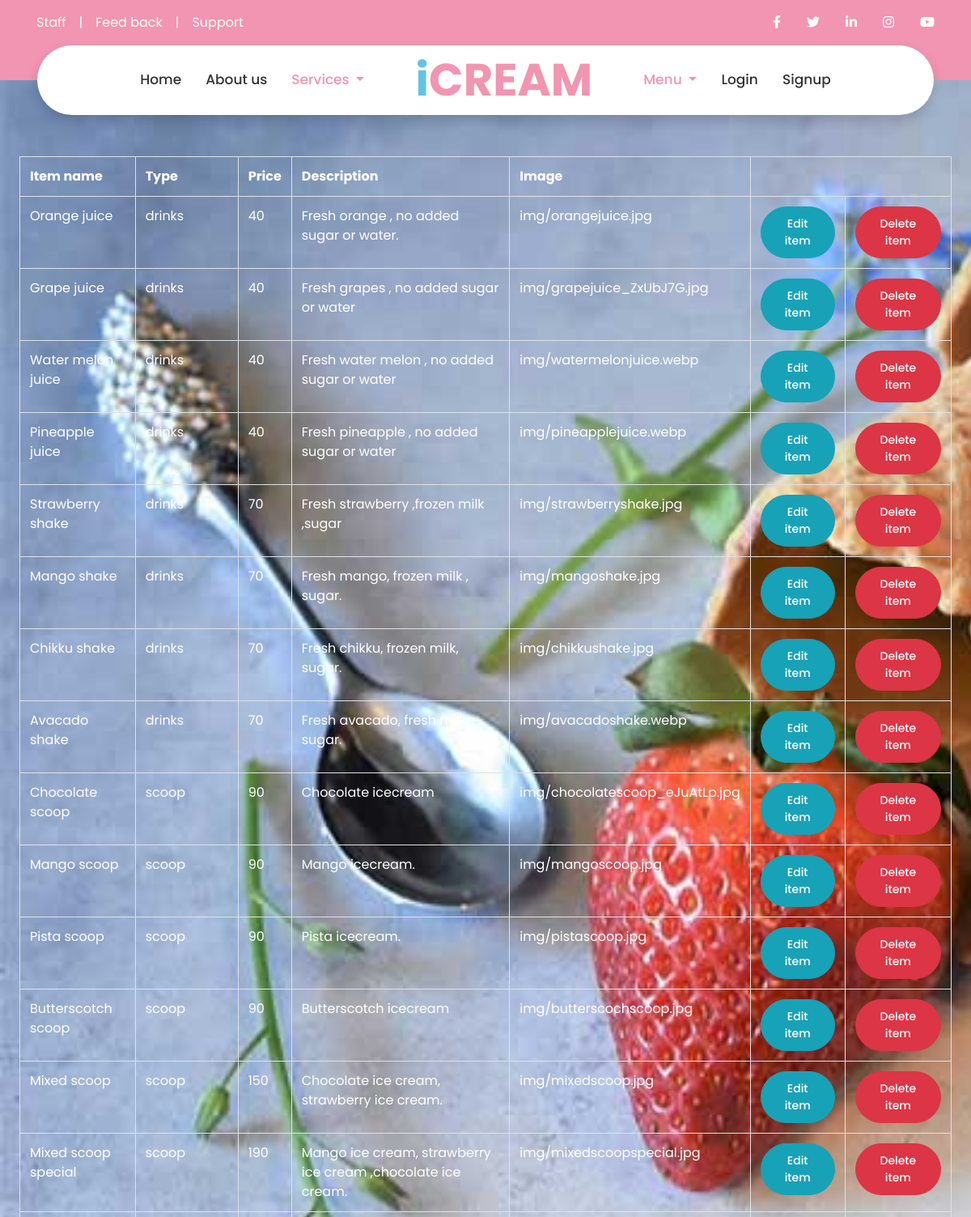
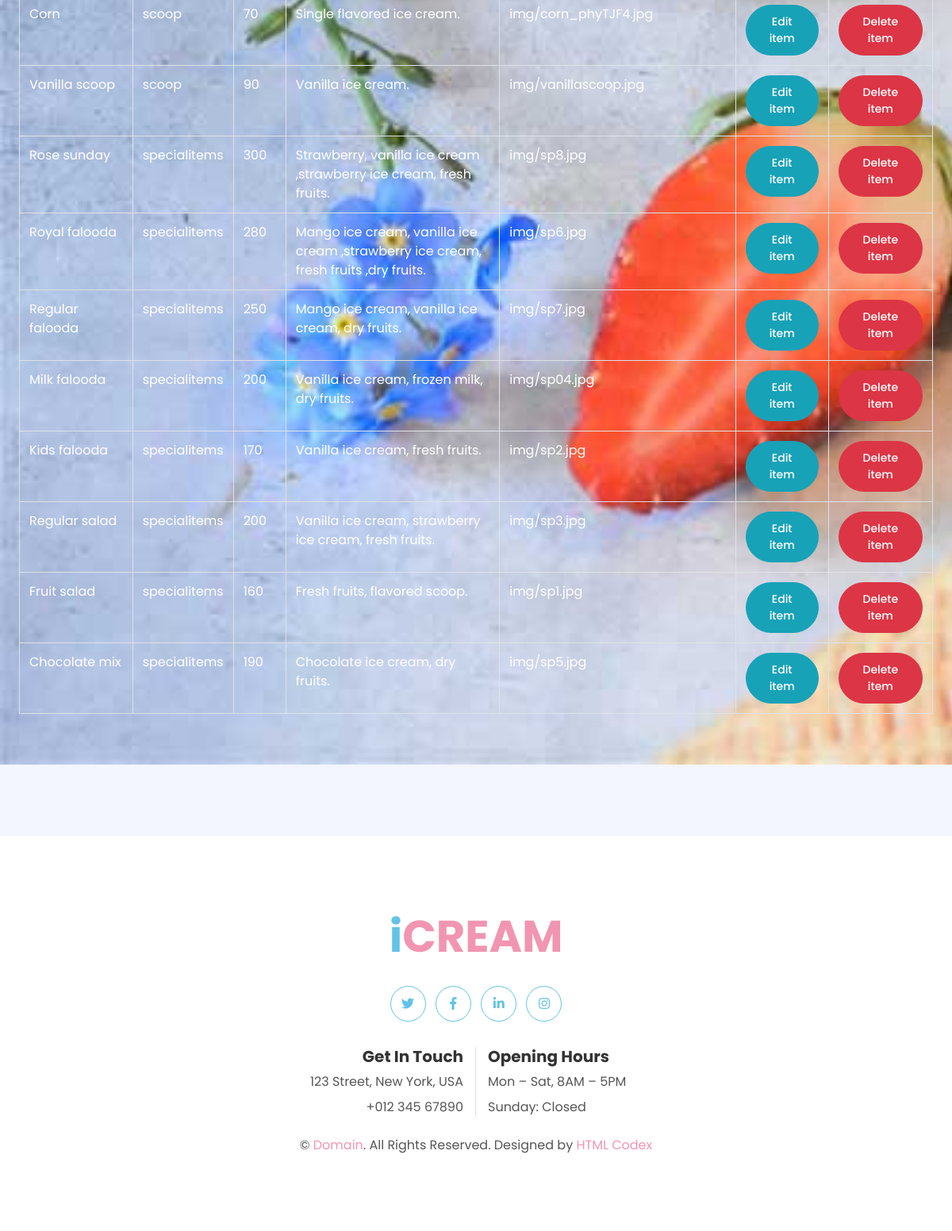
/viewitem, run on the app's committed database (2 pictures, top to bottom).
### myapp/models.py (models this page shows)
class Items(models.Model):
    item_name=models.CharField(max_length=100,blank=False,verbose_name="Item")
    price=models.IntegerField(blank=False,verbose_name='Price')
    item_type=models.CharField(max_length=100,blank=False,verbose_name='Type')
    description=models.CharField(max_length=300,blank=False,verbose_name="Description")
    image=models.ImageField(upload_to = 'img')

### myapp/views.py (the view)
# urls.py: path('viewitem',views.viewitem,name='viewitem'),
def viewitem(request):
    items=Items.objects.all()
    return render(request,'viewitem.html',{'items':items})

### myapp/templates/viewitem.html
{% extends 'base.html' %}
{% load static %}
{% block content %}
<div class="container-fluid p-0  mb-5 pb-5 bgimage ">
    <div id="header-carousel">
            <div class=" d-flex flex-column ">
            <div class="mt-5 mr-4 ml-4">
            <table class="table text-white table-bordered ont-weight-bold mt-5 ">
                <tr>
                    <th>Item name</th>
                    <th>Type</th>
                    <th>Price</th>
                    <th>Description</th>
                    <th>Image</th>
                </tr>
                {% for i in items %}
                <tr>
                    <td>{{i.item_name}}</td>
                    <td>{{i.item_type}}</td>
                    <td>{{i.price}}</td>
                    <td>{{i.description}}</td>
                    <td>{{i.image}}</td>
                    <td><a href="edititem/{{i.id}}" class="btn btn-info btn-sm">Edit item</a></td>
                    <td><a href="deleteitem/{{i.id}}" class="btn btn-danger btn-sm">Delete item</a></td>
                </tr>
                {% endfor %}
            </table>
            </div>
        </div>
    </div>
</div>
{% endblock %}

### myapp/static/css/custom.css (style rules this page uses)
.bgimage { background-image: url('../img/carousel-1.jpg'); width: 100%; height: max-content; background-size: cover; background-repeat: no-repeat; }
td, th,table { border-width: 10px solid white; }

### data on the page
Items: item_name "Orange juice", item_type "drinks", price "40", description "Fresh orange , no added sugar or water.", image "img/orangejuice.jpg"
Items: item_name "Grape juice", item_type "drinks", price "40", description "Fresh grapes , no added sugar or water", image "img/grapejuice_ZxUbJ7G.jpg"
Items: item_name "Water melon juice", item_type "drinks", price "40", description "Fresh water melon , no added sugar or water", image "img/watermelonjuice.webp"
Items: item_name "Pineapple juice", item_type "drinks", price "40", description "Fresh pineapple , no added sugar or water", image "img/pineapplejuice.webp"
Items: item_name "Strawberry shake", item_type "drinks", price "70", description "Fresh strawberry ,frozen milk ,sugar", image "img/strawberryshake.jpg"
Items: item_name "Mango shake", item_type "drinks", price "70", description "Fresh mango, frozen milk , sugar.", image "img/mangoshake.jpg"
Items: item_name "Chikku shake", item_type "drinks", price "70", description "Fresh chikku, frozen milk, sugar.", image "img/chikkushake.jpg"
Items: item_name "Avacado shake", item_type "drinks", price "70", description "Fresh avacado, fresh milk, sugar.", image "img/avacadoshake.webp"
Items: item_name "Chocolate scoop", item_type "scoop", price "90", description "Chocolate icecream", image "img/chocolatescoop_eJuAtLp.jpg"
Items: item_name "Mango scoop", item_type "scoop", price "90", description "Mango icecream.", image "img/mangoscoop.jpg"
Items: item_name "Pista scoop", item_type "scoop", price "90", description "Pista icecream.", image "img/pistascoop.jpg"
Items: item_name "Butterscotch scoop", item_type "scoop", price "90", description "Butterscotch icecream", image "img/butterscochscoop.jpg"
Items: item_name "Mixed scoop", item_type "scoop", price "150", description "Chocolate ice cream, strawberry ice cream.", image "img/mixedscoop.jpg"
Items: item_name "Mixed scoop special", item_type "scoop", price "190", description "Mango ice cream, strawberry ice cream ,chocolate ice cream.", image "img/mixedscoopspecial.jpg"
Items: item_name "Corn", item_type "scoop", price "70", description "Single flavored ice cream.", image "img/corn_phyTJF4.jpg"
Items: item_name "Vanilla scoop", item_type "scoop", price "90", description "Vanilla ice cream.", image "img/vanillascoop.jpg"
Items: item_name "Rose sunday", item_type "specialitems", price "300", description "Strawberry, vanilla ice cream ,strawberry ice cream, fresh fruits.", image "img/sp8.jpg"
Items: item_name "Royal falooda", item_type "specialitems", price "280", description "Mango ice cream, vanilla ice cream ,strawberry ice cream, fresh fruits ,dry fruits.", image "img/sp6.jpg"
Items: item_name "Regular falooda", item_type "specialitems", price "250", description "Mango ice cream, vanilla ice cream, dry fruits.", image "img/sp7.jpg"
Items: item_name "Milk falooda", item_type "specialitems", price "200", description "Vanilla ice cream, frozen milk, dry fruits.", image "img/sp04.jpg"
Items: item_name "Kids falooda", item_type "specialitems", price "170", description "Vanilla ice cream, fresh fruits.", image "img/sp2.jpg"
Items: item_name "Regular salad", item_type "specialitems", price "200", description "Vanilla ice cream, strawberry ice cream, fresh fruits.", image "img/sp3.jpg"
Items: item_name "Fruit salad", item_type "specialitems", price "160", description "Fresh fruits, flavored scoop.", image "img/sp1.jpg"
Items: item_name "Chocolate mix", item_type "specialitems", price "190", description "Chocolate ice cream, dry fruits.", image "img/sp5.jpg"
